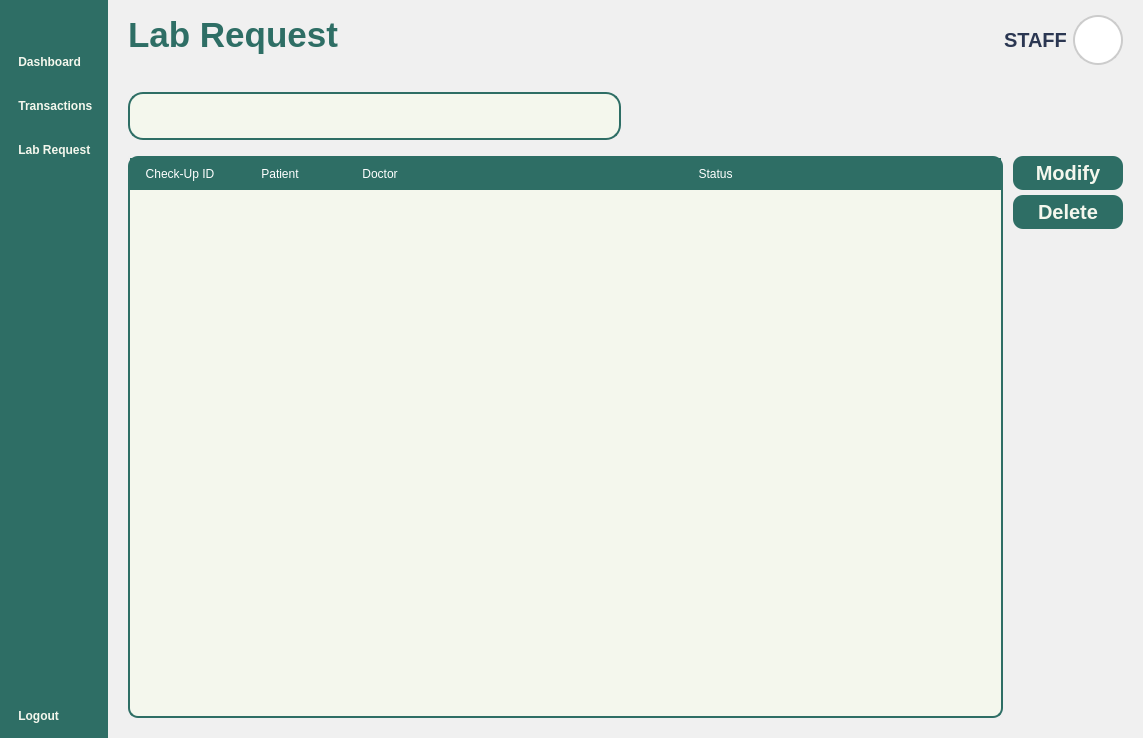
<?xml version="1.0" encoding="UTF-8"?>
<ui version="4.0">
 <class>Form</class>
 <widget class="QWidget" name="Form">
  <property name="geometry">
   <rect>
    <x>0</x>
    <y>0</y>
    <width>1143</width>
    <height>738</height>
   </rect>
  </property>
  <property name="windowTitle">
   <string>Form</string>
  </property>
  <property name="styleSheet">
   <string notr="true">*{
	padding: 0px;
	margin: 0px;
	border: 0px;
}
QPushButton {
	font: 900 17pt &quot;Satoshi Black&quot;;
	background-color: transparent;
 	border-radius: 10px;
	font-weight: bold;	
	color: #F4F7ED;
	text-align: left;
	padding: 5px 5px;
}
#NavBar {
    background-color: #2E6E65; 
}
QLabel {
	font: 900 10pt &quot;Satoshi Black&quot;;
	font-size: 20px;
	font-weight: bold;
	color: #2E6E65;
	qproperty-alignment: 'AlignLeft';
    qproperty-wordWrap: true;
	background: transparent;
}

</string>
  </property>
  <layout class="QHBoxLayout" name="horizontalLayout">
   <property name="spacing">
    <number>0</number>
   </property>
   <property name="leftMargin">
    <number>0</number>
   </property>
   <property name="topMargin">
    <number>0</number>
   </property>
   <property name="rightMargin">
    <number>0</number>
   </property>
   <property name="bottomMargin">
    <number>0</number>
   </property>
   <item>
    <widget class="QWidget" name="NavBar" native="true">
     <property name="sizePolicy">
      <sizepolicy hsizetype="Preferred" vsizetype="Expanding">
       <horstretch>0</horstretch>
       <verstretch>0</verstretch>
      </sizepolicy>
     </property>
     <layout class="QVBoxLayout" name="verticalLayout_12">
      <property name="spacing">
       <number>6</number>
      </property>
      <property name="leftMargin">
       <number>10</number>
      </property>
      <property name="topMargin">
       <number>10</number>
      </property>
      <property name="rightMargin">
       <number>10</number>
      </property>
      <property name="bottomMargin">
       <number>10</number>
      </property>
      <item>
       <widget class="QPushButton" name="NavBarButton">
        <property name="text">
         <string/>
        </property>
        <property name="icon">
         <iconset resource="../Images/resources.qrc">
          <normaloff>:/icons/icons/align-justify.svg</normaloff>:/icons/icons/align-justify.svg</iconset>
        </property>
        <property name="iconSize">
         <size>
          <width>40</width>
          <height>40</height>
         </size>
        </property>
       </widget>
      </item>
      <item>
       <spacer name="verticalSpacer_3">
        <property name="orientation">
         <enum>Qt::Vertical</enum>
        </property>
        <property name="sizeType">
         <enum>QSizePolicy::Fixed</enum>
        </property>
        <property name="sizeHint" stdset="0">
         <size>
          <width>20</width>
          <height>10</height>
         </size>
        </property>
       </spacer>
      </item>
      <item>
       <layout class="QVBoxLayout" name="verticalLayout_3">
        <property name="spacing">
         <number>20</number>
        </property>
        <item>
         <widget class="QPushButton" name="DashboardButton">
          <property name="styleSheet">
           <string notr="true"/>
          </property>
          <property name="text">
           <string> Dashboard</string>
          </property>
          <property name="icon">
           <iconset resource="../Images/resources.qrc">
            <normaloff>:/icons/icons/layout-dashboard.svg</normaloff>:/icons/icons/layout-dashboard.svg</iconset>
          </property>
          <property name="iconSize">
           <size>
            <width>40</width>
            <height>40</height>
           </size>
          </property>
         </widget>
        </item>
        <item>
         <widget class="QPushButton" name="TransactionsButton">
          <property name="text">
           <string> Transactions</string>
          </property>
          <property name="icon">
           <iconset resource="../Images/resources.qrc">
            <normaloff>:/icons/icons/tickets.svg</normaloff>:/icons/icons/tickets.svg</iconset>
          </property>
          <property name="iconSize">
           <size>
            <width>40</width>
            <height>40</height>
           </size>
          </property>
         </widget>
        </item>
        <item>
         <widget class="QPushButton" name="LabButton">
          <property name="styleSheet">
           <string notr="true">QPushButton{
	font: 900 20pt &quot;Satoshi Black&quot;;	
}</string>
          </property>
          <property name="text">
           <string> Lab Request</string>
          </property>
          <property name="icon">
           <iconset resource="../Images/resources.qrc">
            <normaloff>:/icons/icons/test-tubes.svg</normaloff>:/icons/icons/test-tubes.svg</iconset>
          </property>
          <property name="iconSize">
           <size>
            <width>40</width>
            <height>40</height>
           </size>
          </property>
         </widget>
        </item>
       </layout>
      </item>
      <item>
       <spacer name="verticalSpacer_4">
        <property name="orientation">
         <enum>Qt::Vertical</enum>
        </property>
        <property name="sizeType">
         <enum>QSizePolicy::Expanding</enum>
        </property>
        <property name="sizeHint" stdset="0">
         <size>
          <width>20</width>
          <height>362</height>
         </size>
        </property>
       </spacer>
      </item>
      <item>
       <layout class="QVBoxLayout" name="verticalLayout_4">
        <property name="sizeConstraint">
         <enum>QLayout::SetNoConstraint</enum>
        </property>
        <item>
         <widget class="QPushButton" name="LogOutButton">
          <property name="text">
           <string> Logout</string>
          </property>
          <property name="icon">
           <iconset resource="../Images/resources.qrc">
            <normaloff>:/icons/icons/log-out.svg</normaloff>:/icons/icons/log-out.svg</iconset>
          </property>
          <property name="iconSize">
           <size>
            <width>40</width>
            <height>40</height>
           </size>
          </property>
         </widget>
        </item>
       </layout>
      </item>
     </layout>
    </widget>
   </item>
   <item>
    <widget class="QWidget" name="MainBodyContainer" native="true">
     <property name="sizePolicy">
      <sizepolicy hsizetype="Expanding" vsizetype="Preferred">
       <horstretch>0</horstretch>
       <verstretch>0</verstretch>
      </sizepolicy>
     </property>
     <property name="styleSheet">
      <string notr="true">#MainBodyContainer {
	background-color: #f0f0f0;
}

#Header {
	padding: 20px 20px;
	padding-bottom: 10px;
}
QLabel {
    padding: 0px;
}
#UserType {
	font: 300 10pt &quot;Lexend Light&quot;;
	font-size: 15px;
	color: #2B3752;
}
#UserName {
	font: 600 10pt &quot;Lexend SemiBold&quot;;
	font-size: 25px;
	color: #2B3752;
}
#InterfaceTitle{
	font-size: 40px;
}
QGraphicsView {
    border: 2px solid #ccc;
    border-radius: 25px;
    background: white;
}

QComboBox {
    background-color: #2E6E65;
    font-size: 15px;
    color: #1b3b3a;
    border-radius: 10px;
    padding: 5px 10px;
    border: 1px solid #2E6E65;
}

QComboBox::drop-down {
    background: transparent;
    border: none;
    width: 20px;
}

QPushButton {
	background-color: #2e6e65;
	font-size: 20px;
}



</string>
     </property>
     <layout class="QVBoxLayout" name="verticalLayout">
      <property name="spacing">
       <number>6</number>
      </property>
      <property name="leftMargin">
       <number>0</number>
      </property>
      <property name="topMargin">
       <number>0</number>
      </property>
      <property name="rightMargin">
       <number>0</number>
      </property>
      <property name="bottomMargin">
       <number>0</number>
      </property>
      <item>
       <widget class="QFrame" name="Header">
        <property name="styleSheet">
         <string notr="true">#Header {
	padding: 10px 20px;
	padding-top: 15px;
}
QLabel {
    padding: 0px; 
}
#UserType {
	font: 300 10pt &quot;Lexend Light&quot;;
	font-size: 15px;
	color: #2B3752;
}
#UserName {
	font: 600 10pt &quot;Lexend SemiBold&quot;;
	font-size: 20px;
	color: #2B3752;
}
#InterfaceTitle{
	font-size: 35px;
}
QGraphicsView {
    border: 2px solid #ccc; 
    border-radius: 25px;
    background: white; 
}</string>
        </property>
        <property name="frameShape">
         <enum>QFrame::StyledPanel</enum>
        </property>
        <property name="frameShadow">
         <enum>QFrame::Raised</enum>
        </property>
        <layout class="QHBoxLayout" name="horizontalLayout_2">
         <property name="leftMargin">
          <number>0</number>
         </property>
         <property name="topMargin">
          <number>0</number>
         </property>
         <property name="rightMargin">
          <number>0</number>
         </property>
         <property name="bottomMargin">
          <number>0</number>
         </property>
         <item>
          <widget class="QLabel" name="InterfaceTitle">
           <property name="layoutDirection">
            <enum>Qt::LeftToRight</enum>
           </property>
           <property name="text">
            <string>Lab Request</string>
           </property>
           <property name="alignment">
            <set>Qt::AlignLeading</set>
           </property>
          </widget>
         </item>
         <item>
          <layout class="QHBoxLayout" name="UserPanel">
           <property name="rightMargin">
            <number>0</number>
           </property>
           <item>
            <layout class="QVBoxLayout" name="UserInfo">
             <property name="spacing">
              <number>0</number>
             </property>
             <item alignment="Qt::AlignRight|Qt::AlignVCenter">
              <widget class="QLabel" name="UserName">
               <property name="text">
                <string>STAFF</string>
               </property>
               <property name="alignment">
                <set>Qt::AlignLeading</set>
               </property>
              </widget>
             </item>
            </layout>
           </item>
           <item>
            <widget class="QFrame" name="Profile">
             <property name="sizePolicy">
              <sizepolicy hsizetype="Fixed" vsizetype="Fixed">
               <horstretch>0</horstretch>
               <verstretch>0</verstretch>
              </sizepolicy>
             </property>
             <property name="minimumSize">
              <size>
               <width>50</width>
               <height>50</height>
              </size>
             </property>
             <property name="maximumSize">
              <size>
               <width>50</width>
               <height>50</height>
              </size>
             </property>
             <property name="frameShape">
              <enum>QFrame::StyledPanel</enum>
             </property>
             <property name="frameShadow">
              <enum>QFrame::Raised</enum>
             </property>
             <layout class="QVBoxLayout" name="verticalLayout_5">
              <property name="spacing">
               <number>0</number>
              </property>
              <property name="leftMargin">
               <number>0</number>
              </property>
              <property name="topMargin">
               <number>0</number>
              </property>
              <property name="rightMargin">
               <number>0</number>
              </property>
              <property name="bottomMargin">
               <number>0</number>
              </property>
              <item>
               <widget class="QGraphicsView" name="ProfilePic">
                <property name="enabled">
                 <bool>true</bool>
                </property>
                <property name="sizePolicy">
                 <sizepolicy hsizetype="Preferred" vsizetype="Preferred">
                  <horstretch>0</horstretch>
                  <verstretch>0</verstretch>
                 </sizepolicy>
                </property>
                <property name="minimumSize">
                 <size>
                  <width>0</width>
                  <height>0</height>
                 </size>
                </property>
               </widget>
              </item>
             </layout>
            </widget>
           </item>
          </layout>
         </item>
        </layout>
       </widget>
      </item>
      <item>
       <widget class="QWidget" name="Body" native="true">
        <property name="sizePolicy">
         <sizepolicy hsizetype="Expanding" vsizetype="Expanding">
          <horstretch>0</horstretch>
          <verstretch>0</verstretch>
         </sizepolicy>
        </property>
        <property name="styleSheet">
         <string notr="true">
QTableWidget {
    background-color: #F4F7ED;
    gridline-color: #D9E4DC;
    border: 2px solid #2E6E65;
    border-radius: 9px;
}

QTableWidget::item {
    border: 1px solid #2E6E65;
}

QTableWidget::item:alternate {
    background-color: #E0E0E0;
}

QTableWidget QHeaderView::section {
    background-color: #2E6E65;
    color: white;
    padding: 5px;
    font: bold 14px &quot;Segoe UI&quot;;
	border: 2px solid #2E6E65;
}

QTableWidget::item:selected {
    background-color: #CCE3D0;
    color: #2E6E65;
}
</string>
        </property>
        <layout class="QVBoxLayout" name="verticalLayout_7">
         <property name="spacing">
          <number>7</number>
         </property>
         <property name="leftMargin">
          <number>20</number>
         </property>
         <property name="topMargin">
          <number>11</number>
         </property>
         <property name="rightMargin">
          <number>20</number>
         </property>
         <property name="bottomMargin">
          <number>20</number>
         </property>
         <item alignment="Qt::AlignTop">
          <widget class="QWidget" name="widget_3" native="true">
           <property name="sizePolicy">
            <sizepolicy hsizetype="Preferred" vsizetype="Expanding">
             <horstretch>0</horstretch>
             <verstretch>0</verstretch>
            </sizepolicy>
           </property>
           <property name="styleSheet">
            <string notr="true">#SearchBar {
	background-color: #F4F7ED;
	border: 2px solid #2E6E65;
    border-radius: 15px;
}
#Search{
	background-color: transparent ;
	font: 300 14pt &quot;Lexend Light&quot;;
}
#AddUserButton {
	text-align: center;
}
#Icon {
	background-color: transparent;
}
QComboBox {
    background-color: #F4F7ED;
    border: 2px solid #2E6E65;
    border-radius: 10px;
    padding: 5px 10px;
	font: 300 12pt &quot;Lexend Light&quot;;
}
QComboBox::drop-down {
    subcontrol-origin: padding;
    subcontrol-position: top right;
    width: 30px;
    border-left: 1px solid #2E6E65;
    background-color: #D9E4DC;
    border-top-right-radius: 8px;
    border-bottom-right-radius: 8px;
}
QComboBox::down-arrow {
    image: url(:/lucide/icons/chevron-down.svg);
    width: 20px;
    height: 20px;
}
QComboBox QAbstractItemView {
    background-color: #F4F7ED;
    selection-background-color: #CCE3D0;
    border: 1px solid #2E6E65;
    border-radius: 2px;
    outline: 0;  
	font: 300 12pt &quot;Lexend Light&quot;;
}
</string>
           </property>
           <layout class="QHBoxLayout" name="horizontalLayout_4">
            <property name="leftMargin">
             <number>0</number>
            </property>
            <property name="topMargin">
             <number>0</number>
            </property>
            <item>
             <widget class="QWidget" name="SearchBar" native="true">
              <property name="sizePolicy">
               <sizepolicy hsizetype="Expanding" vsizetype="Fixed">
                <horstretch>0</horstretch>
                <verstretch>0</verstretch>
               </sizepolicy>
              </property>
              <property name="minimumSize">
               <size>
                <width>0</width>
                <height>48</height>
               </size>
              </property>
              <property name="maximumSize">
               <size>
                <width>500</width>
                <height>48</height>
               </size>
              </property>
              <property name="styleSheet">
               <string notr="true">#SearchBar {
	background-color: #F4F7ED;
	border: 2px solid #2E6E65; 
    border-radius: 15px;
}
#Search{
	background-color: transparent ;
	font: 300 14pt &quot;Lexend Light&quot;;
}</string>
              </property>
              <layout class="QHBoxLayout" name="horizontalLayout_5">
               <property name="spacing">
                <number>0</number>
               </property>
               <property name="leftMargin">
                <number>10</number>
               </property>
               <property name="topMargin">
                <number>0</number>
               </property>
               <property name="rightMargin">
                <number>0</number>
               </property>
               <property name="bottomMargin">
                <number>0</number>
               </property>
               <item>
                <widget class="QLineEdit" name="Search"/>
               </item>
               <item>
                <widget class="QPushButton" name="SearchIcon">
                 <property name="styleSheet">
                  <string notr="true">QPushButton {
	background-color: transparent;
}</string>
                 </property>
                 <property name="text">
                  <string/>
                 </property>
                 <property name="icon">
                  <iconset resource="../Images/resources.qrc">
                   <normaloff>:/icons/icons/search.svg</normaloff>:/icons/icons/search.svg</iconset>
                 </property>
                 <property name="iconSize">
                  <size>
                   <width>35</width>
                   <height>35</height>
                  </size>
                 </property>
                </widget>
               </item>
              </layout>
             </widget>
            </item>
            <item>
             <spacer name="horizontalSpacer">
              <property name="orientation">
               <enum>Qt::Horizontal</enum>
              </property>
              <property name="sizeHint" stdset="0">
               <size>
                <width>350</width>
                <height>20</height>
               </size>
              </property>
             </spacer>
            </item>
           </layout>
          </widget>
         </item>
         <item>
          <widget class="QWidget" name="widget" native="true">
           <property name="styleSheet">
            <string notr="true">QPushButton {
	font: 900 10pt &quot;Satoshi Black&quot;;
	background-color:  #2E6E65;
	border-radius: 10px;
	font-weight: bold;
	font-size: 20px;
	color: #F4F7ED;
	text-align: center;
}</string>
           </property>
           <layout class="QHBoxLayout" name="horizontalLayout_3">
            <property name="spacing">
             <number>10</number>
            </property>
            <property name="leftMargin">
             <number>0</number>
            </property>
            <property name="topMargin">
             <number>0</number>
            </property>
            <property name="rightMargin">
             <number>0</number>
            </property>
            <property name="bottomMargin">
             <number>0</number>
            </property>
            <item>
             <widget class="QScrollArea" name="scrollArea">
              <property name="styleSheet">
               <string notr="true">QScrollBar:vertical {
     background: transparent;
     width: 10px;
	border-radius: 5px;
}
QScrollBar::handle:vertical {
    	background: #C0C0C0;
    	border-radius: 5px;
}
QScrollBar::handle:vertical:hover {
    	background: #A0A0A0;
}
QScrollBar::add-line:vertical,
QScrollBar::sub-line:vertical{
    	background: none;
    	border: none;
}</string>
              </property>
              <property name="widgetResizable">
               <bool>true</bool>
              </property>
              <widget class="QWidget" name="scrollAreaWidgetContents">
               <property name="geometry">
                <rect>
                 <x>0</x>
                 <y>0</y>
                 <width>690</width>
                 <height>558</height>
                </rect>
               </property>
               <layout class="QVBoxLayout" name="verticalLayout_6">
                <property name="spacing">
                 <number>0</number>
                </property>
                <property name="leftMargin">
                 <number>0</number>
                </property>
                <property name="topMargin">
                 <number>0</number>
                </property>
                <property name="rightMargin">
                 <number>0</number>
                </property>
                <property name="bottomMargin">
                 <number>0</number>
                </property>
                <item>
                 <widget class="QTableWidget" name="LabRequestTable">
                  <property name="font">
                   <font>
                    <pointsize>12</pointsize>
                   </font>
                  </property>
                  <property name="styleSheet">
                   <string notr="true">QTableWidget {
	background-color: #F4F7ED;
	gridline-color: transparent;
	border-radius: 10px;
	border: 2px solid #2E6E65;
}
QTableWidget::item {
	border: none;
	font: 16pt &quot;Lexend&quot;;
}
QTableWidget::item:selected {
	background-color: rgba(46, 110, 101, 0.3);
}
QTableWidget QHeaderView::section {
	background-color: #2E6E65;
	color: white;
	padding: 5px;
	font: 18px &quot;Lexend Medium&quot;;
	border: 2px solid #2E6E65;
}</string>
                  </property>
                  <property name="columnCount">
                   <number>4</number>
                  </property>
                  <attribute name="horizontalHeaderShowSortIndicator" stdset="0">
                   <bool>false</bool>
                  </attribute>
                  <attribute name="horizontalHeaderStretchLastSection">
                   <bool>true</bool>
                  </attribute>
                  <column>
                   <property name="text">
                    <string>Check-Up ID</string>
                   </property>
                  </column>
                  <column>
                   <property name="text">
                    <string>Patient</string>
                   </property>
                  </column>
                  <column>
                   <property name="text">
                    <string>Doctor</string>
                   </property>
                  </column>
                  <column>
                   <property name="text">
                    <string>Status</string>
                   </property>
                  </column>
                 </widget>
                </item>
               </layout>
              </widget>
             </widget>
            </item>
            <item alignment="Qt::AlignTop">
             <widget class="QWidget" name="widget_2" native="true">
              <property name="sizePolicy">
               <sizepolicy hsizetype="Fixed" vsizetype="Preferred">
                <horstretch>0</horstretch>
                <verstretch>0</verstretch>
               </sizepolicy>
              </property>
              <property name="minimumSize">
               <size>
                <width>110</width>
                <height>0</height>
               </size>
              </property>
              <layout class="QVBoxLayout" name="verticalLayout_2">
               <property name="spacing">
                <number>5</number>
               </property>
               <property name="leftMargin">
                <number>0</number>
               </property>
               <property name="topMargin">
                <number>0</number>
               </property>
               <property name="rightMargin">
                <number>0</number>
               </property>
               <property name="bottomMargin">
                <number>0</number>
               </property>
               <item>
                <widget class="QPushButton" name="Modify">
                 <property name="text">
                  <string>Modify</string>
                 </property>
                </widget>
               </item>
               <item>
                <widget class="QPushButton" name="Delete">
                 <property name="text">
                  <string>Delete</string>
                 </property>
                </widget>
               </item>
              </layout>
             </widget>
            </item>
           </layout>
          </widget>
         </item>
        </layout>
       </widget>
      </item>
     </layout>
    </widget>
   </item>
  </layout>
 </widget>
 <resources>
  <include location="../Images/resources.qrc"/>
 </resources>
 <connections/>
</ui>
